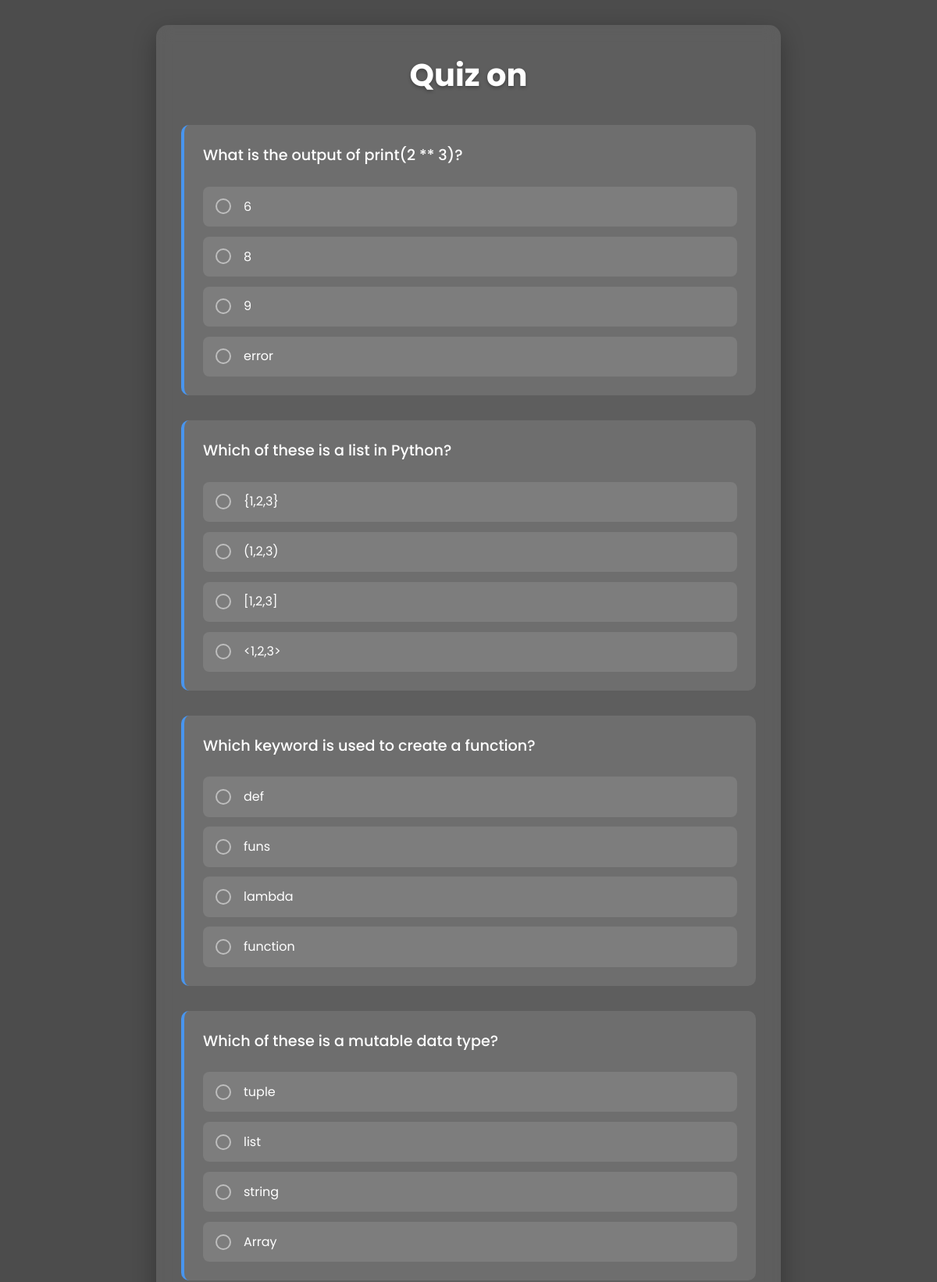
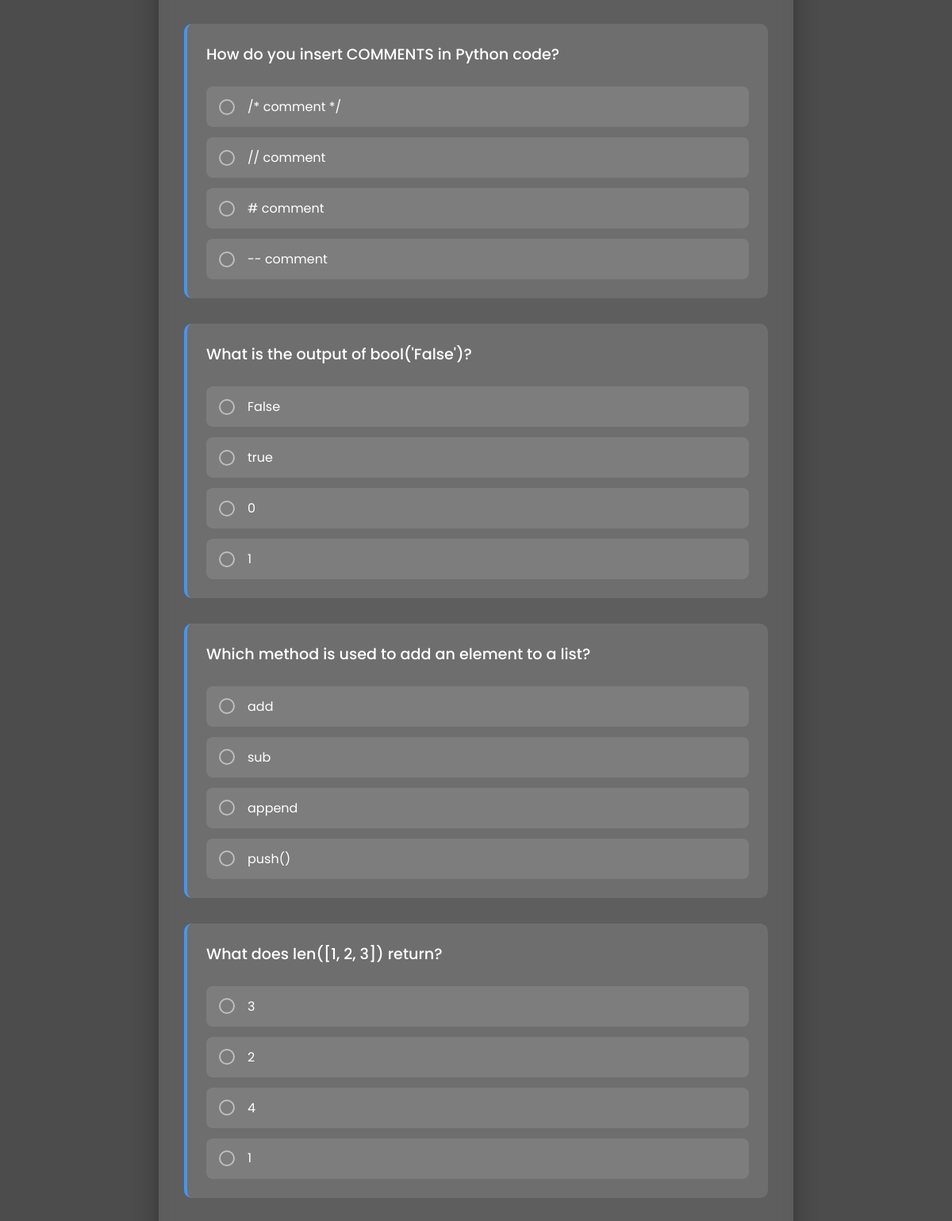
The page /quiz/python (signed in, upper part) on the database its author committed (2 pictures, top to bottom).
### app.py (models this page shows)
class Question(db.Model):
    id = db.Column(db.Integer, primary_key=True)
    topic = db.Column(db.String(100), nullable=False)
    text = db.Column(db.String(500), nullable=False)
    option_a = db.Column(db.String(200), nullable=False)
    option_b = db.Column(db.String(200), nullable=False)
    option_c = db.Column(db.String(200), nullable=False)
    option_d = db.Column(db.String(200), nullable=False)
    correct_answer = db.Column(db.String(1), nullable=False)
    course_id = db.Column(db.Integer, db.ForeignKey('course.id'), nullable=True)  # Add course_id
    course = db.relationship('Course', backref='questions')

### app.py (the view, shortened to what this page needs)
@app.route('/quiz/<topic>', methods=['GET', 'POST'])
@login_required
def quiz_by_topic(topic):
    questions = Question.query.filter_by(topic=topic).limit(10).all()
    if not questions:
        flash('No questions found for this topic.')
        return redirect(url_for('home'))  # or another fallback page
    course = Question.query.filter_by(topic=topic).first()  # Retrieve course by topic (or another identifier)
    if not course:
        flash('No course found for this topic.')
        return redirect(url_for('home'))
    return render_template('quiz.html', questions=questions)

### app.py (called while the page is built)
@login_manager.user_loader
def load_user(user_id):
    return User.query.get(int(user_id))

### templates/quiz.html (shortened to what this page needs)
<!DOCTYPE html>
<html lang="en">
<head>
</head>
<body>
    <div class="container">
        <h2>Quiz on {{ topic }}</h2>
        <form method="post" class="quiz-form">
            {% for q in questions %}
            <div class="question-card">
                <p>{{ q.text }}</p>
                <div class="options-container">
                    <label class="option">
                        <input type="radio" name="{{ q.id }}" value="A" required>
                        <span>{{ q.option_a }}</span>
                    </label>
                    <label class="option">
                        <input type="radio" name="{{ q.id }}" value="B">
                        <span>{{ q.option_b }}</span>
                    </label>
                    <label class="option">
                        <input type="radio" name="{{ q.id }}" value="C">
                        <span>{{ q.option_c }}</span>
                    </label>
                    <label class="option">
                        <input type="radio" name="{{ q.id }}" value="D">
                        <span>{{ q.option_d }}</span>
                    </label>
                </div>
            </div>
            {% endfor %}
        </form>
    </div>
</body>
</html>

### templates/quiz.html (style rules this page uses)
:root { --primary: #4361ee; --secondary: #3f37c9; --accent: #4895ef; --light: #f8f9fa; --dark: #212529; --success: #4cc9f0; --danger: #f72585; }
* { margin: 0; padding: 0; box-sizing: border-box; }
body { font-family: 'Poppins', sans-serif; background: linear-gradient(rgba(0, 0, 0, 0.7), rgba(0, 0, 0, 0.7)), url('https://images.unsplash.com/photo-1434030216411-0b793f4b4173?ixlib=rb-1.2.1&auto=format&fit=crop&w=1950&q=80'); background-size: cover; background-position: center; background-attachment: fixed; color: white; line-height: 1.6; min-height: 100vh; padding: 2rem; }
.container { max-width: 800px; margin: 0 auto; background-color: rgba(255, 255, 255, 0.1); backdrop-filter: blur(10px); border-radius: 15px; padding: 2rem; box-shadow: 0 10px 30px rgba(0, 0, 0, 0.3); }
h2 { text-align: center; font-size: 2.5rem; margin-bottom: 2rem; color: white; text-shadow: 0 2px 4px rgba(0, 0, 0, 0.3); }
.quiz-form { display: flex; flex-direction: column; gap: 2rem; }
.question-card { background: rgba(255, 255, 255, 0.1); border-radius: 10px; padding: 1.5rem; border-left: 4px solid var(--accent); transition: transform 0.3s ease; }
.question-card p { font-size: 1.2rem; font-weight: 500; margin-bottom: 1.5rem; color: white; }
.options-container { display: flex; flex-direction: column; gap: 0.8rem; }
.option { display: flex; align-items: center; padding: 0.8rem 1rem; background: rgba(255, 255, 255, 0.1); border-radius: 8px; cursor: pointer; transition: all 0.3s ease; }
.option input[type="radio"] { appearance: none; -webkit-appearance: none; width: 20px; height: 20px; border: 2px solid rgba(255, 255, 255, 0.5); border-radius: 50%; margin-right: 1rem; position: relative; cursor: pointer; transition: all 0.3s ease; }

### rows shown on the page
Question: text "What is the output of print(2 ** 3)?", option_a "6", option_b "8", option_c "9", option_d "error"
Question: text "Which of these is a list in Python?", option_a "{1,2,3}", option_b "(1,2,3)", option_c "[1,2,3]", option_d "<1,2,3>"
Question: text "Which keyword is used to create a function?", option_a "def", option_b "funs", option_c "lambda", option_d "function"
Question: text "Which of these is a mutable data type?", option_a "tuple", option_b "list", option_c "string", option_d "Array"
Question: text "How do you insert COMMENTS in Python code?", option_a "/* comment */", option_b "// comment", option_c "# comment", option_d "-- comment"
Question: text "What is the output of bool('False')?", option_a "False", option_b "true", option_c "0", option_d "1"
Question: text "Which method is used to add an element to a list?", option_a "add", option_b "sub", option_c "append", option_d "push()"
Question: text "What does len([1, 2, 3]) return?", option_a "3", option_b "2", option_c "4", option_d "1"
